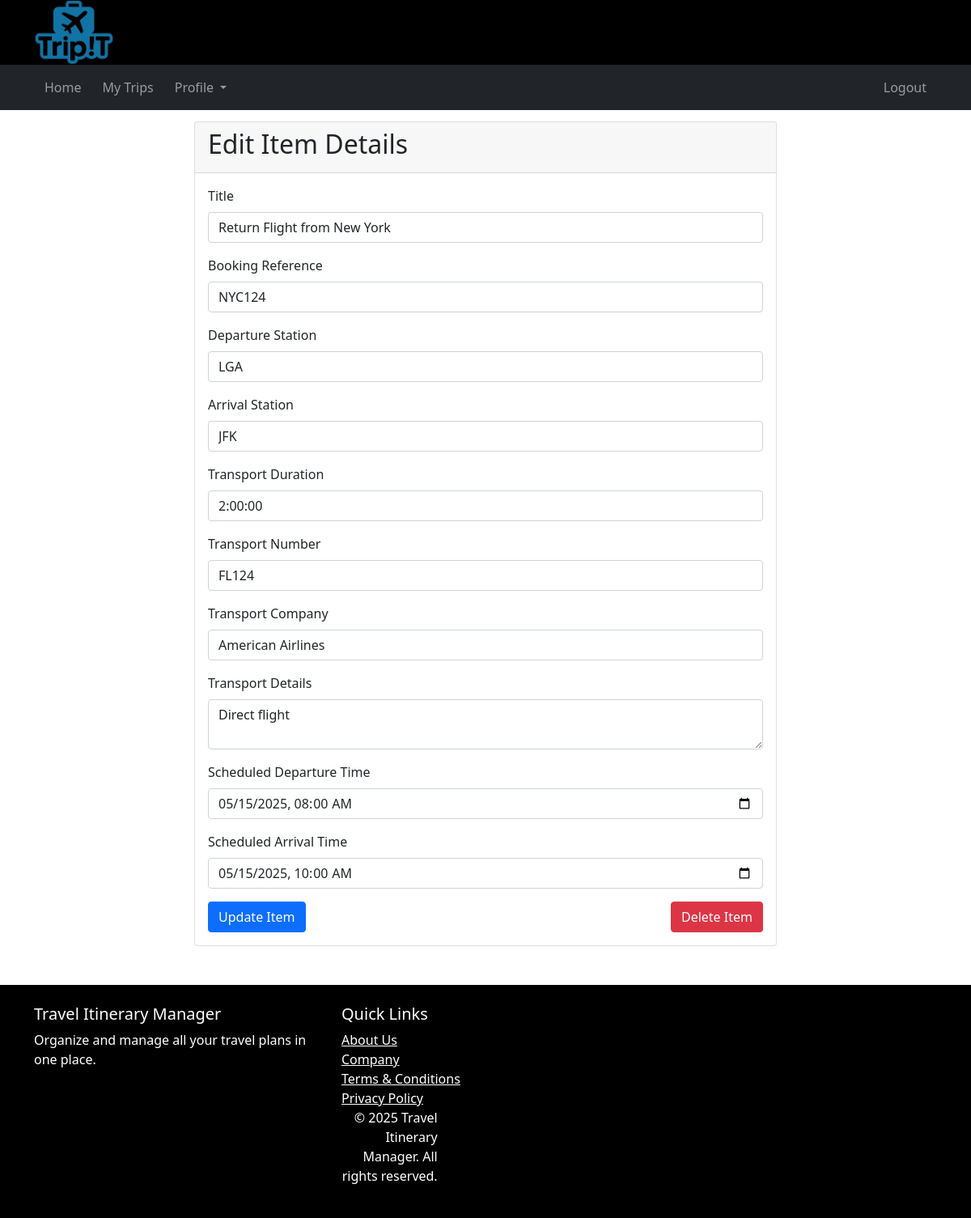
The app's page /item-detail.php?id=2 (signed in) with its own data.
### tables this page shows
CREATE TABLE items (
    id INT AUTO_INCREMENT PRIMARY KEY,
    trip_id INT NOT NULL,
    user_id INT NOT NULL,
    category_id INT NOT NULL,
    title VARCHAR(100) NOT NULL,
    item_status ENUM('planned', 'ongoing', 'completed', 'cancelled') DEFAULT 'planned',
    soft_delete TINYINT(1) DEFAULT 0,
    deleted_on DATETIME DEFAULT NULL,
    deleted_by INT DEFAULT NULL,
    item_source VARCHAR(20) DEFAULT 'web',
    item_sync TINYINT(1) DEFAULT 0,
     
    booking_reference VARCHAR(50),
    departure_station VARCHAR(100),
    arrival_station VARCHAR(100),
    departure_gps VARCHAR(100),
    arrival_gps VARCHAR(100),
    transport_duration VARCHAR(50),
    transport_number VARCHAR(20),  
    transport_company VARCHAR(100),  
    transport_details VARCHAR(1000),  
     
    flight_number VARCHAR(20),
    airline VARCHAR(100),
    scheduled_departure_time DATETIME,
    scheduled_arrival_time DATETIME,
    actual_departure_time DATETIME,
    actual_arrival_time DATETIME,
     
    hotel_name VARCHAR(100),
    room_type VARCHAR(50),
     
    route VARCHAR(100),
     
    created_at DATETIME DEFAULT CURRENT_TIMESTAMP,
    updated_at DATETIME DEFAULT CURRENT_TIMESTAMP ON UPDATE CURRENT_TIMESTAMP,
    modified_by INT,

    FOREIGN KEY (trip_id) REFERENCES trips(id) ON DELETE CASCADE,
    FOREIGN KEY (category_id) REFERENCES categories(id),
    FOREIGN KEY (user_id) REFERENCES users(id)
);

### common.php (called while the page is built, shortened)
<?php
function includeHeader() {
    require_once $_SERVER['DOCUMENT_ROOT'] . '/header.php';
}
function includeFooter() {
    require_once $_SERVER['DOCUMENT_ROOT'] . '/footer.php';
}
?>

### item-detail.php (the view, shortened to what this page needs)
<?php
require_once 'common.php';
$item_id = isset($_GET['id']) ? intval($_GET['id']) : 0;
$query = "SELECT i.*, t.user_id FROM items i
          JOIN trips t ON i.trip_id = t.id
          WHERE i.id = ? AND t.user_id = ?";
$stmt = $conn->prepare($query);
$stmt->bind_param("ii", $item_id, $_SESSION['user_id']);
$stmt->execute();
$result = $stmt->get_result();
$item = $result->fetch_assoc();
includeHeader();
?>
<div class="container main-content">
    <div class="row">
        <div class="col-md-8 offset-md-2">
            <div class="card">
                <div class="card-header">
                    <h2>Edit Item Details</h2>
                </div>
                <div class="card-body">
                    <form method="POST">
                        <div class="mb-3">
                            <label class="form-label">Title</label>
                            <input type="text" class="form-control" name="title" value="<?php echo htmlspecialchars($item['title']); ?>" required>
                        </div>
                        <div class="mb-3">
                            <label class="form-label">Booking Reference</label>
                            <input type="text" class="form-control" name="booking_reference" value="<?php echo htmlspecialchars($item['booking_reference']); ?>">
                        </div>
                        <div class="mb-3">
                            <label class="form-label">Departure Station</label>
                            <input type="text" class="form-control" name="departure_station" value="<?php echo htmlspecialchars($item['departure_station']); ?>">
                        </div>
                        <div class="mb-3">
                            <label class="form-label">Arrival Station</label>
                            <input type="text" class="form-control" name="arrival_station" value="<?php echo htmlspecialchars($item['arrival_station']); ?>">
                        </div>
                        <div class="mb-3">
                            <label class="form-label">Transport Duration</label>
                            <input type="text" class="form-control" name="transport_duration" value="<?php echo htmlspecialchars($item['transport_duration']); ?>">
                        </div>
                        <div class="mb-3">
                            <label class="form-label">Transport Number</label>
                            <input type="text" class="form-control" name="transport_number" value="<?php echo htmlspecialchars($item['transport_number']); ?>">
                        </div>
                        <div class="mb-3">
                            <label class="form-label">Transport Company</label>
                            <input type="text" class="form-control" name="transport_company" value="<?php echo htmlspecialchars($item['transport_company']); ?>">
                        </div>
                        <div class="mb-3">
                            <label class="form-label">Transport Details</label>
                            <textarea class="form-control" name="transport_details"><?php echo htmlspecialchars($item['transport_details']); ?></textarea>
                        </div>
                        <div class="mb-3">
                            <label class="form-label">Scheduled Departure Time</label>
                            <input type="datetime-local" class="form-control" name="scheduled_departure_time"
                                value="<?php echo date('Y-m-d\TH:i', strtotime($item['scheduled_departure_time'])); ?>">
                        </div>
                        <div class="mb-3">
                            <label class="form-label">Scheduled Arrival Time</label>
                            <input type="datetime-local" class="form-control" name="scheduled_arrival_time"
                                value="<?php echo date('Y-m-d\TH:i', strtotime($item['scheduled_arrival_time'])); ?>">
                        </div>
                        <div class="d-flex justify-content-between">
                            <button type="submit" class="btn btn-primary">Update Item</button>
                            <button type="submit" name="delete" class="btn btn-danger"
                                onclick="return confirm('Are you sure you want to delete this item?')">Delete Item</button>
                        </div>
                    </form>
                </div>
            </div>
        </div>
    </div>
</div>
<?php
includeFooter();
?>

### header.php (shortened to what this page needs)
<?php $site_root = 'https://' . $_SERVER['HTTP_HOST']; ?>
<!DOCTYPE html>
<html lang="en">
<head>
    <link href="https://cdn.jsdelivr.net/npm/bootstrap@5.1.3/dist/css/bootstrap.min.css" rel="stylesheet">
    <link href="https://cdnjs.cloudflare.com/ajax/libs/font-awesome/5.15.4/css/all.min.css" rel="stylesheet">
</head>
<body>
    <header class="site-header">
        <div class="header-content">
            <div class="container d-flex align-items-center">
                <img src="<?php echo $site_root; ?>/media/logo.png" alt="Travel Booking Portal Logo" class="header-logo me-3">
            </div>
        </div>
        <nav class="navbar navbar-expand-lg navbar-dark nav-menu">
            <div class="container">
                <div class="collapse navbar-collapse" id="navbarNav">
                    <ul class="navbar-nav align-items-lg-center w-100">
                        <li class="nav-item">
                            <a class="nav-link" href="<?php echo $site_root; ?>/home.php">Home</a>
                        </li>
                        <?php if(isset($_SESSION['user_id'])): ?>
                            <li class="nav-item">
                                <a class="nav-link" href="<?php echo $site_root; ?>/trip.php">My Trips</a>
                            </li>
                            <li class="nav-item dropdown">
                                <a class="nav-link dropdown-toggle" href="#" role="button" data-bs-toggle="dropdown" aria-expanded="false">
                                    Profile
                                </a>
                            </li>
                            <li class="nav-item ms-lg-auto">
                                <a class="nav-link" href="<?php echo $site_root; ?>/logout.php">Logout</a>
                            </li>
                        <?php endif; ?>
                    </ul>
                </div>
            </div>
        </nav>
    </header>
    <div class="main-content">
        <div class="container">

### footer.php (shortened to what this page needs)
</div>
<footer class="bg-black text-white py-4 mt-5">
    <div class="container-fluid">
        <div class="container">
            <div class="row">
                <div class="col-md-4">
                    <h5>Travel Itinerary Manager</h5>
                    <p class="mb-0">Organize and manage all your travel plans in one place.</p>
                </div>
                <div class="col-md-4">
                    <h5>Quick Links</h5>
                    <ul class="list-unstyled">
                        <li><a href="link.php?file=about" class="text-white">About Us</a></li>
                        <li><a href="link.php?file=company" class="text-white">Company</a></li>
                        <li><a href="link.php?file=terms" class="text-white">Terms & Conditions</a></li>
                        <li><a href="link.php?file=privacy" class="text-white">Privacy Policy</a></li>
                <div class="col-md-4 text-md-end">
                    <p class="mb-0">&copy; <?php echo date('Y'); ?> Travel Itinerary Manager. All rights reserved.</p>
                </div>
            </div>
        </div>
    </div>
</footer>
</body>
</html>

### header.php (style rules this page uses)
body { min-height: 800px; }
.site-header { background-color: #000; color: #fff; padding: 0px; transition: all 0.3s ease; position: fixed; width: 100%; top: 0; z-index: 1000; }
.navbar-nav li { margin: 0px 5px; }
.header-logo { height: 80px; }
.nav-menu { background-color: #212529; }
.main-content { margin-top: 150px; }
@media (min-width: 992px) { .header-content .container { justify-content: flex-start !important; } }

### records on screen
items: title "Return Flight from New York", booking_reference "NYC124", departure_station "LGA", arrival_station "JFK", transport_duration "2:00:00", transport_number "FL124", transport_company "American Airlines", transport_details "Direct flight", scheduled_departure_time "05/15/2025 08:00", scheduled_arrival_time "05/15/2025 10:00"
